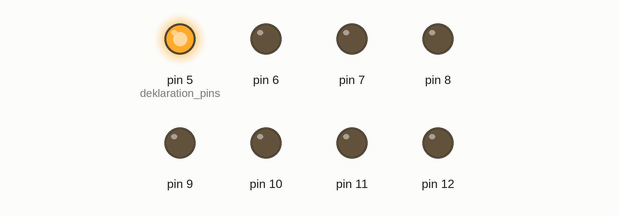
The sketch below on a simulated Arduino Uno, built with avr-gcc and run on an emulated ATmega328P. Shown: output pins drawn as LEDs (lit = HIGH). What the sketch prints to the serial monitor is not drawn.

Above: at 0.1 s.
At 0.7 s:
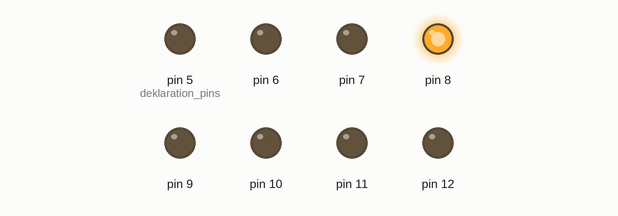
At 1.1 s:
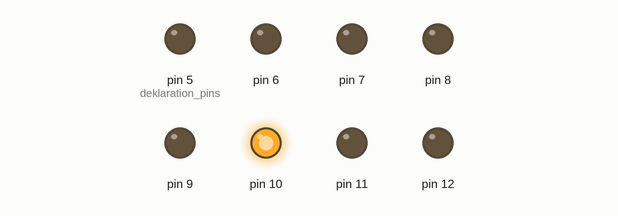
At 1.5 s:
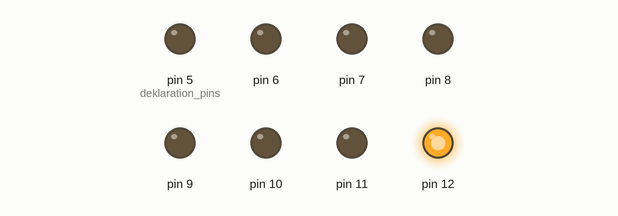
At 2.5 s:
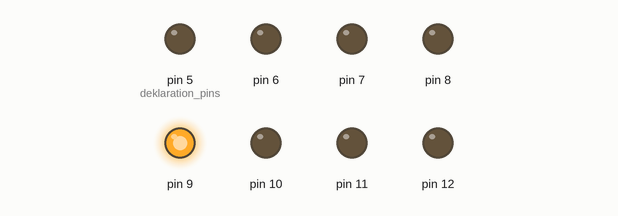
At 3.5 s:
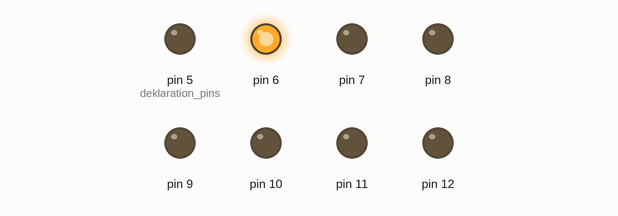
Timing chart, 0 to 3.8 s (numbered marks = the images above):
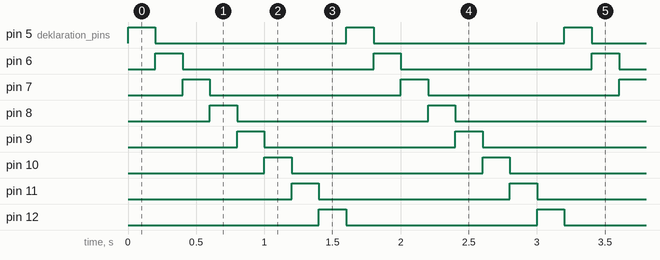

The sketch:

sketch_nov07a_lauflicht.ino
```cpp
void setup () {

Serial.begin(9600);

}

void loop (){

  pinMode( 5, OUTPUT);  // deklaration pins
  pinMode( 6, OUTPUT);
  pinMode( 7, OUTPUT);
  pinMode( 8, OUTPUT);

  pinMode( 9, OUTPUT);
  pinMode( 10, OUTPUT);
  pinMode( 11, OUTPUT);
  pinMode( 12, OUTPUT);


  for (int i=5; i <= 12; i=i+1){

    Serial.print(" ");   // Ausgabe von i
    Serial.print(i);

    digitalWrite(i, HIGH);  // Port i high

    delay(200);

    digitalWrite(i, LOW);   // Port i low

  };

}
```

Measured:
- by itself, pin 5 (deklaration_pins), pin 6–12: alternates HIGH for 0.20 s and LOW for 1.4 s
- by itself, everything shown: repeats every 1.6 s, in 8 steps
